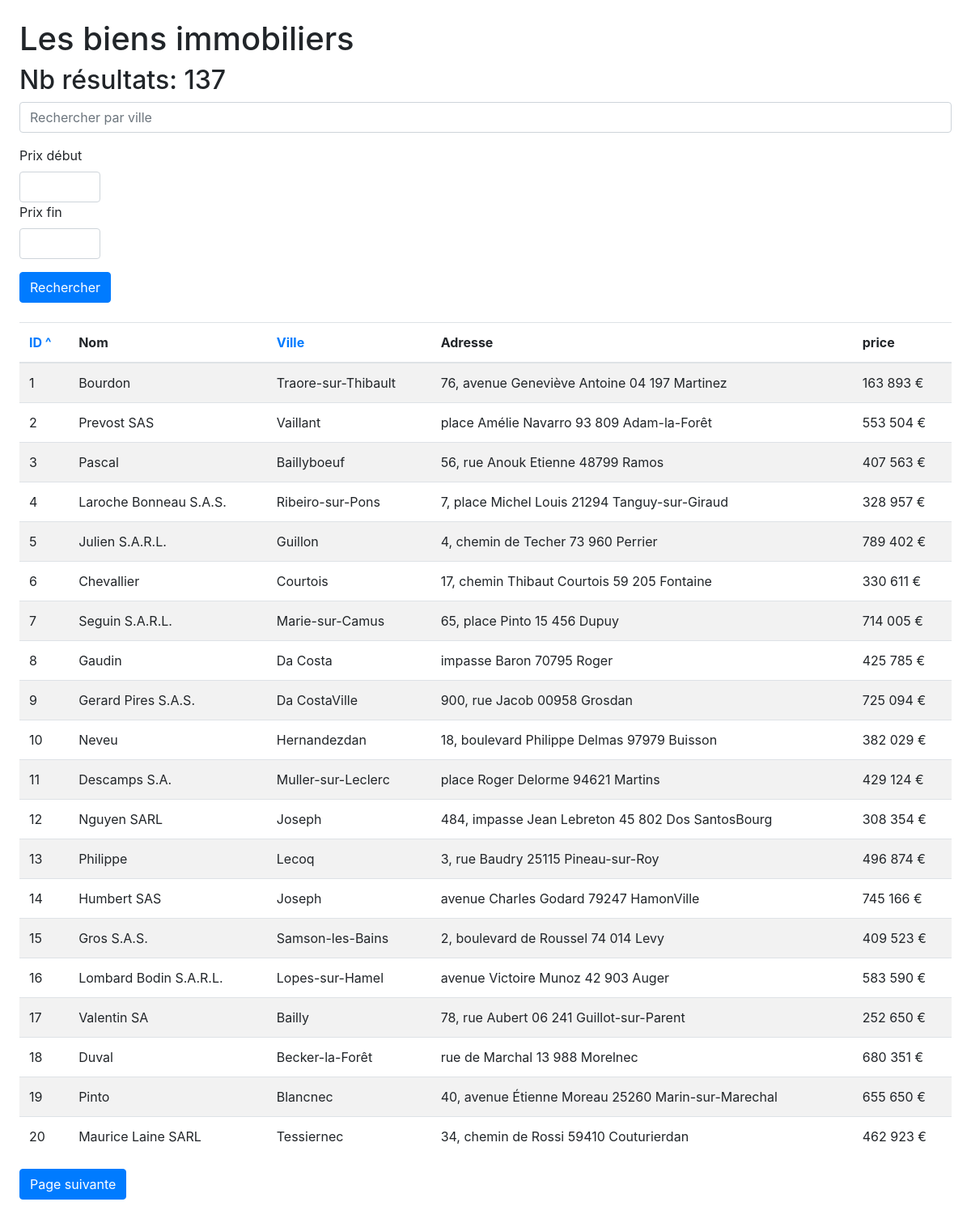
The page /?sort=id&dir=asc on the database its author committed.
### tables this page shows
CREATE TABLE products
(
	id INTEGER
		constraint products_pk
			primary key autoincrement,
	name TEXT,
	price REAL,
	address TEXT
, city TEXT);

### src/UrlHelper.php (called while the page is built, shortened)
<?php
class UrlHelper {
    public static function withParam(array $data, string $param,  $value): string {
        return http_build_query(array_merge($data, [$param => $value]));
    }
    public static function withParams(array $data, array $params): string {
        $params = array_map(function($element) {
            return is_array($element) ? implode(',', $element) : $element;
        }, $params);
        return http_build_query(array_merge($data, $params));
    }
}

### src/QueryBuilder.php (called while the page is built, shortened)
<?php
class QueryBuilder {
    private $fields = ['*'];
    private $from;
    private $order = [];
    private $limit;
    private $offset;
    private $params = [];
    private $pdo;
    public function __construct(?PDO $pdo = null)
    {
        $this->pdo = $pdo;
    }
    public function toSQL() {
        $sql = "SELECT " . implode(', ', $this->fields) . " FROM {$this->from}";
        if(!empty($this->order)) {
            $sql .= " ORDER BY " . implode(', ', $this->order);
        }
        if($this->limit > 0) {
            $sql .= " LIMIT {$this->limit}";
        }
        if($this->offset !== null) {
            $sql .= " OFFSET {$this->offset}";
        }
        return $sql;
    }
    public function from(string $table, string $alias = null): self {
        $this->from = $alias == null ? $table : "$table $alias";
        return $this;
    }
    public function orderBy($key, $direction): self {
        $direction = strtoupper($direction);
        if(!in_array($direction, ['DESC', 'ASC'])){
            $this->order[] = $key;
        } else {
            $this->order[] = "$key $direction";
        }
        return $this;
    }
    public function limit($limit): self {
        $this->limit = $limit;
        return $this;
    }
    public function offset($offset): self {
        $this->offset = $offset;
        return $this;
    }
    public function page(int $page): self {
        return $this;
    }
    public function select(...$fields): self {
        if(is_array($fields[0])) {
            $fields = $fields[0];
        }
        if($this->fields === ['*']) {
            $this->fields = $fields;
        } else {
            $this->fields = array_merge($this->fields, $fields);
        }
        return $this;
    }
    public function fetch(string $field): ?string {
        $query = $this->pdo->prepare($this->toSQL());
        $query->execute($this->params);
        $data = $query->fetch();
        return $data != false ? $data[$field] : null;
    }
    public function fetchAll(): ?array {
        try {
            $query = $this->pdo->prepare($this->toSQL());
            $query->execute($this->params);
            $data = $query->fetchAll();
        } catch (Exception $e) {
            throw new Exception("Impossible d'effectuer la requête" . $this->toSQL() . ":" . $e->getMessage());
        }
        return $data != false ? $data : null;
    }
    public function count(): int {
        $query = clone $this;
        return (int)$query->select('COUNT(id) count')->fetch('count');
    }
}

### src/NumberHelper.php (called while the page is built, shortened)
<?php
class NumberHelper {
    public static function price(float $number, string $devise = "€"): string
    {
        return number_format($number, 0, '', ' ') . ' ' . $devise;
    }
}

### src/Table.php (the view, shortened to what this page needs)
<?php
class Table {
    private $query;
    private $get;
    private $sortable;
    private $columns;
    private $limit = 20;
    private $formatters = [];
    public function __construct(QueryBuilder $query, array $get)
    {
        $this->query = $query;
        $this->get = $get;
    }
    public function sortable(string ...$sortable): self
    {
        $this->sortable = $sortable;
        return $this;
    }
    public function columns(array $columns): self {
        $this->columns = $columns;
        return $this;
    }
    public function format(string $key, callable $callback): self {
        $this->formatters[$key] = $callback;
        return $this;
    }
    private function th(string $key) {
        if(!in_array($key, $this->sortable)) {
            return $this->columns[$key];
        }
        $sort      = $this->get[self::SORT_KEY] ?? null;
        $direction = $this->get[self::DIR_KEY] ?? null;
        $icon = '';
        if($sort === $key) {
            $icon = $direction === 'asc' ? '^' : 'v';
        }
        $url = UrlHelper::withParams(
            $this->get,
            [
                self::SORT_KEY => $key,
                self::DIR_KEY  => $sort == $key && $direction == 'asc' ? 'desc' : 'asc'
            ]
        );
        return <<<HTML
            <a href=?$url>{$this->columns[$key]} $icon</a>
HTML;
    }
    private function td(string $key, array $item) {
        if (isset($this->formatters[$key])) {
            return $this->formatters[$key]($item[$key]);
        }
        return $item[$key];
    }
    public function render(): string {
        $page = $this->get['p'] ?? 1;
        $count = $this->query->count();
        $nbPages = ceil($count / $this->limit);
        if(!empty($this->get['sort']) && in_array($this->get['sort'], $this->sortable)) {
            $this->query->orderBy($this->get['sort'], $this->get['dir'] ?? 'asc');
        }
        $items = $this->query
                    ->select(array_keys($this->columns))
                    ->limit($this->limit)
                    ->page($page)
                    ->fetchAll()
                    ;
        ?>
        <table class="table table-striped">
            <thead>
                <tr>
                    <?php foreach($this->columns as $key => $column): ?>
                        <th scope="col"><?= $this->th($key)?></th>
                    <?php endforeach ?>
                </tr>
            </thead>
            <tbody>
                <?php if($count != 0): ?>
                    <?php foreach($items as $item): ?>
                    <tr>
                        <?php foreach($this->columns as $key => $value): ?>
                            <td><?= $this->td($key, $item) ?></td>
                        <?php endforeach ?>
                    </tr>
                    <?php endforeach ?>
                <?php endif ?>
            </tbody>
        </table>
        <?php if ($nbPages > 1 && $page < $nbPages):?>
            <a href="?<?= UrlHelper::withParam($_GET,"p",$page + 1) ?>" class="btn btn-primary">Page suivante</a>
        <?php endif?>
        <?php
        return ob_get_clean();
    }
}

### rows shown on the page
products: id "1", name "Bourdon", city "Traore-sur-Thibault", address "76, avenue Geneviève Antoine 04 197 Martinez", price "163 893 €"
products: id "2", name "Prevost SAS", city "Vaillant", address "place Amélie Navarro 93 809 Adam-la-Forêt", price "553 504 €"
products: id "3", name "Pascal", city "Baillyboeuf", address "56, rue Anouk Etienne 48799 Ramos", price "407 563 €"
products: id "4", name "Laroche Bonneau S.A.S.", city "Ribeiro-sur-Pons", address "7, place Michel Louis 21294 Tanguy-sur-Giraud", price "328 957 €"
products: id "5", name "Julien S.A.R.L.", city "Guillon", address "4, chemin de Techer 73 960 Perrier", price "789 402 €"
products: id "6", name "Chevallier", city "Courtois", address "17, chemin Thibaut Courtois 59 205 Fontaine", price "330 611 €"
products: id "7", name "Seguin S.A.R.L.", city "Marie-sur-Camus", address "65, place Pinto 15 456 Dupuy", price "714 005 €"
products: id "8", name "Gaudin", city "Da Costa", address "impasse Baron 70795 Roger", price "425 785 €"
products: id "9", name "Gerard Pires S.A.S.", city "Da CostaVille", address "900, rue Jacob 00958 Grosdan", price "725 094 €"
products: id "10", name "Neveu", city "Hernandezdan", address "18, boulevard Philippe Delmas 97979 Buisson", price "382 029 €"
products: id "11", name "Descamps S.A.", city "Muller-sur-Leclerc", address "place Roger Delorme 94621 Martins", price "429 124 €"
products: id "12", name "Nguyen SARL", city "Joseph", address "484, impasse Jean Lebreton 45 802 Dos SantosBourg", price "308 354 €"
products: id "13", name "Philippe", city "Lecoq", address "3, rue Baudry 25115 Pineau-sur-Roy", price "496 874 €"
products: id "14", name "Humbert SAS", city "Joseph", address "avenue Charles Godard 79247 HamonVille", price "745 166 €"
products: id "15", name "Gros S.A.S.", city "Samson-les-Bains", address "2, boulevard de Roussel 74 014 Levy", price "409 523 €"
products: id "16", name "Lombard Bodin S.A.R.L.", city "Lopes-sur-Hamel", address "avenue Victoire Munoz 42 903 Auger", price "583 590 €"
products: id "17", name "Valentin SA", city "Bailly", address "78, rue Aubert 06 241 Guillot-sur-Parent", price "252 650 €"
products: id "18", name "Duval", city "Becker-la-Forêt", address "rue de Marchal 13 988 Morelnec", price "680 351 €"
products: id "19", name "Pinto", city "Blancnec", address "40, avenue Étienne Moreau 25260 Marin-sur-Marechal", price "655 650 €"
products: id "20", name "Maurice Laine SARL", city "Tessiernec", address "34, chemin de Rossi 59410 Couturierdan", price "462 923 €"

### other values the page prints
$query->count() "137"
$this->columns[$key] "ID"
$icon "^"
$this->th($key) "Nom"
$this->columns[$key] "Ville"
$this->th($key) "Adresse"
$this->th($key) "price"
